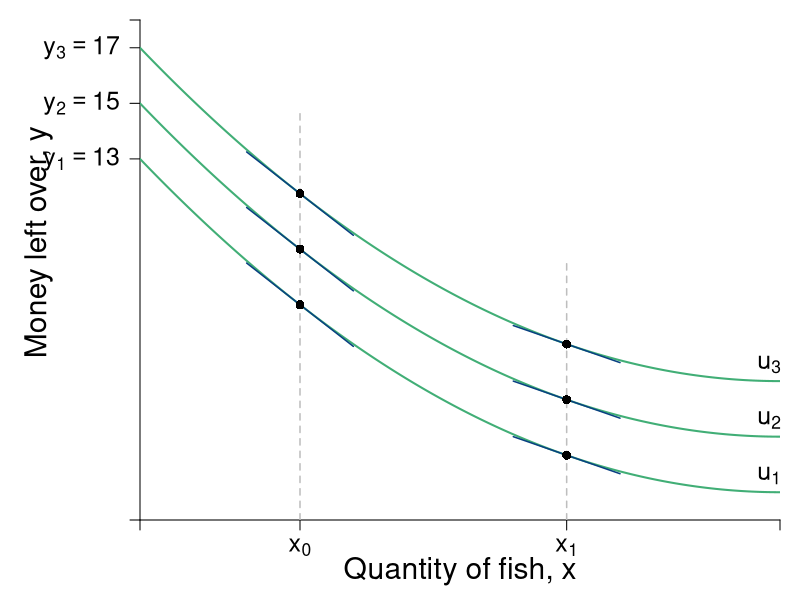

R code for this plot:
require(shape)
pdf(file = "indmarketdemand/demand_y_indiff.pdf", width = 9, height = 7)


#Set parameters for graphics
pointsize <- 1.8
axislabelsize <- 1.8
labelsize <- 1.5
namesize <- 1.8
annotatesize <- 1.5
graphlinewidth <- 2
segmentlinewidth <- 1.5

COL <- c("#7fc97f", "#beaed4", "#fdc086", "#ffff99", "#386cb0", "#f0027f", "#bf5b17", "#666666")
COLA <- c("#99d8c9","#66c2a4","#41ae76", "#238b45", "#005824")
COLB <- c("#4eb3d3", "#2b8cbe", "#0868ac","#084081")

#Edited the margins to cater for the larger LHS labels
par(mar =  c(4, 7, 1, 1))

mrsA <- function(x, rmax = 10, xmax = 20) {
  rmax - (rmax/xmax)*x
}


uA <- function(x, y, rmax = 2, xmax = 12) {
  y + rmax*x - (1/2)*(rmax/xmax)*x^2
}

indiffA1 <- function(x, uA = 10, rmax = 2.5, xmax = 10) {
  uA - rmax*x + (1/2)*(rmax/xmax)*(x^2)
}


bcA <- function(x, w = 20, p = 2) {
  w - p*x
}

tan_line <- function(x, m, b){
  x*m + b
}


xlims <- c(0, 12)
ylims <- c(0, 18)

npts <- 501 
x <- seq(xlims[1], xlims[2], length.out = npts)
y <- seq(ylims[1], ylims[2], length.out = npts) 
a <- c(13, 15, 17)

plot(0, 0, xlim = xlims, ylim = ylims, type = "n",
     xlab = expression(paste("")),
     ylab = expression(paste("")), 
     xaxt = "n", 
     yaxt = "n", 
     cex.lab = axislabelsize, 
     bty = "n",
     xaxs="i", 
     yaxs="i")

# ticksy <- seq(from = 0, to = ylims[2], by = 2)
# ylabels <- seq(from = 0, to = ylims[2], by = 2)
# ticksx <- seq(from = 0, to = xlims[2], by = 2)
# xlabels <- seq(from = 0, to = xlims[2], by = 2)
ticksy <- c(0, 13, 15, 17, ylims[2])
ylabels <- c(NA, expression(paste(y[1] == 13)), expression(paste(y[2] == 15)), expression(paste(y[3] == 17)), NA)
#ylabels <- c(NA, expression(paste(13)), expression(paste(15)), expression(paste(17)), NA)
ticksx <- c(0, 3, 8, xlims[2])
xlabels <- c(NA, expression(x[0]), expression(x[1]), NA)

axis(1, at = ticksx, pos = 0, labels = xlabels, cex.axis = labelsize)
axis(2, at = ticksy, pos = 0, labels = ylabels, las = 1, cex.axis = labelsize)

npts <- 500 
xx1 <- seq(xlims[1], xlims[2], length.out = npts)
xx2 <- seq(2, 4, length.out = npts)
xx3 <- seq(7, 9, length.out = npts)

#lines(xx1, bcA(xx1, w = 12, p = 1), col = COLB[3], lwd = graphlinewidth)
#lines(xx1, indiffA1(xx1, uA = 20, rmax = 2.5, xmax = 10), col = COLB[4], lwd = graphlinewidth)


mtext(expression(paste("Quantity of fish, ", x)), side = 1, line = 2.5, cex = axislabelsize)
text(-1.9, 10, expression(paste("Money left over, ", y)), xpd = TRUE, cex = axislabelsize, srt = 90) 

#Label the iso-welfare functions for the HG, Aisha
text(11.8, 1.6, expression(u[1]), cex = annotatesize)
text(11.8, 3.6, expression(u[2]), cex = annotatesize)
text(11.8, 5.6, expression(u[3]), cex = annotatesize)


contour(x, y, 
        outer(x, y, uA),
        #labels = c("v1", "v2", "v3"),
        drawlabels = FALSE,
        col = COLA[3],
        lwd = graphlinewidth,
        levels = a, 
        xaxs = "i", 
        yaxs = "i", 
        add = TRUE)


segments(3, 0, 3, 14.75, col = "grey", lty = 2, lwd = segmentlinewidth)
segments(8, 0, 8, 9.333, col = "grey", lty = 2, lwd = segmentlinewidth)

lines(xx2, tan_line(xx2, -1.5, 12.25), col = COLB[4], lty = 1, lwd = segmentlinewidth)
lines(xx2, tan_line(xx2, -1.5, 14.25), col = COLB[4], lty = 1, lwd = segmentlinewidth)
lines(xx2, tan_line(xx2, -1.5, 16.25), col = COLB[4], lty = 1, lwd = segmentlinewidth)

lines(xx3, tan_line(xx3, -4/6, 7.6663), col = COLB[4], lty = 1, lwd = segmentlinewidth)
lines(xx3, tan_line(xx3, -4/6, 9.6663), col = COLB[4], lty = 1, lwd = segmentlinewidth)
lines(xx3, tan_line(xx3, -4/6, 11.6663), col = COLB[4], lty = 1, lwd = segmentlinewidth)


points(3, 7.75, pch = 16, col = "black", cex = 1.2)
points(3, 11.75, pch = 16, col = "black", cex = 1.2)
points(3, 9.75, pch = 16, col = "black", cex = 1.2)

points(8, 6.333, pch = 16, col = "black", cex = 1.2)
points(8, 4.333, pch = 16, col = "black", cex = 1.2)
points(8, 2.333, pch = 16, col = "black", cex = 1.2)


dev.off()
